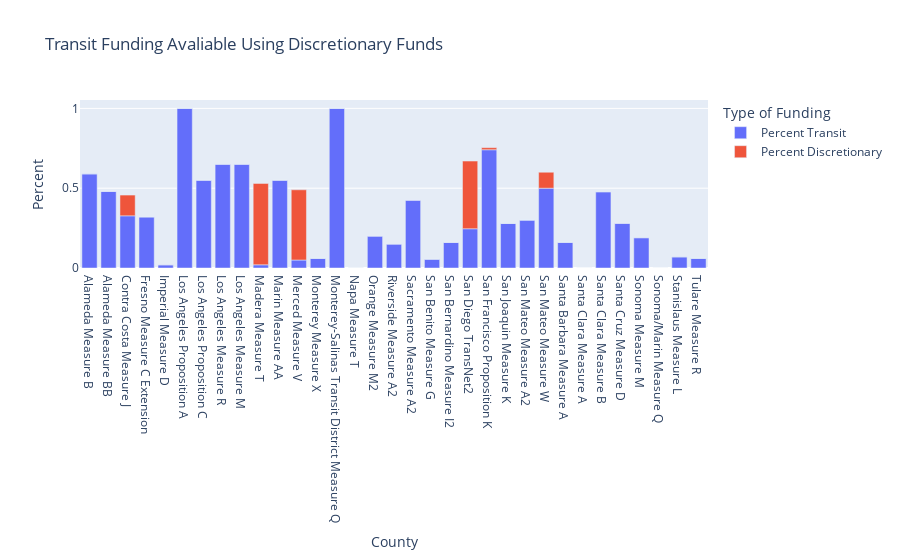

Here is the notebook cell this chart was saved with:
### Code cell
px.bar(disc_transit,
      x='County_LOST',
      y=["Percent Transit","Percent Discretionary"],
       labels={"County_LOST": "County",
               "value":"Percent",
               "variable":"Type of Funding"},
      title='Transit Funding Avaliable Using Discretionary Funds')

### Figure 1 — Plotly figure (JSON) as saved in the notebook; plotly's stock layout.template omitted (floating-point values rounded to 4 significant figures)
{"data": [{"alignmentgroup": "True", "hovertemplate": "Type of Funding=Percent Transit<br>County=%{x}<br>Percent=%{y}<extra></extra>", "legendgroup": "Percent Transit", "marker": {"color": "#636efa"}, "name": "Percent Transit", "offsetgroup": "Percent Transit", "orientation": "v", "showlegend": true, "textposition": "auto", "type": "bar", "x": ["Alameda Measure B", "Alameda Measure BB", "Contra Costa Measure J", "Fresno Measure C Extension", "Imperial Measure D", "Los Angeles Proposition A", "Los Angeles Proposition C", "Los Angeles Measure R", "Los Angeles Measure M", "Madera Measure T", "Marin Measure AA", "Merced Measure V", "Monterey Measure X", "Monterey-Salinas Transit District Measure Q", "Napa Measure T", "Orange Measure M2", "Riverside Measure A2", "Sacramento Measure A2", "San Benito Measure G", "San Bernardino Measure I2", "San Diego TransNet2", "San Francisco Proposition K", "San Joaquin Measure K", "San Mateo Measure A2", "San Mateo Measure W", "Santa Barbara Measure A", "Santa Clara Measure A", "Santa Clara Measure B", "Santa Clara Measure B", "Santa Cruz Measure D", "Sonoma Measure M", "Sonoma/Marin Measure Q", "Stanislaus Measure L", "Tulare Measure R"], "xaxis": "x", "y": [0.59, 0.48, 0.327, 0.32, 0.02, 1, 0.55, 0.65, 0.65, 0.02, 0.55, 0.05, 0.06, 1, 0, 0.2, 0.15, 0.425, 0.055, 0.16, 0.246, 0.741, 0.279, 0.3, 0.5, 0.1603, null, null, 0.4784, 0.28, 0.19, null, 0.07, 0.06], "yaxis": "y"}, {"alignmentgroup": "True", "hovertemplate": "Type of Funding=Percent Discretionary<br>County=%{x}<br>Percent=%{y}<extra></extra>", "legendgroup": "Percent Discretionary", "marker": {"color": "#EF553B"}, "name": "Percent Discretionary", "offsetgroup": "Percent Discretionary", "orientation": "v", "showlegend": true, "textposition": "auto", "type": "bar", "x": ["Alameda Measure B", "Alameda Measure BB", "Contra Costa Measure J", "Fresno Measure C Extension", "Imperial Measure D", "Los Angeles Proposition A", "Los Angeles Proposition C", "Los Angeles Measure R", "Los Angeles Measure M", "Madera Measure T", "Marin Measure AA", "Merced Measure V", "Monterey Measure X", "Monterey-Salinas Transit District Measure Q", "Napa Measure T", "Orange Measure M2", "Riverside Measure A2", "Sacramento Measure A2", "San Benito Measure G", "San Bernardino Measure I2", "San Diego TransNet2", "San Francisco Proposition K", "San Joaquin Measure K", "San Mateo Measure A2", "San Mateo Measure W", "Santa Barbara Measure A", "Santa Clara Measure A", "Santa Clara Measure B", "Santa Clara Measure B", "Santa Cruz Measure D", "Sonoma Measure M", "Sonoma/Marin Measure Q", "Stanislaus Measure L", "Tulare Measure R"], "xaxis": "x", "y": [0, 0, 0.13, 0, 0, 0, 0, 0, 0, 0.51, 0, 0.44, 0, 0, 0, 0, 0, 0, 0, 0, 0.424, 0.013, 0, 0, 0.1, 0, 0, 0, 0, 0, 0, 0, 0, 0], "yaxis": "y"}], "layout": {"autosize": true, "barmode": "relative", "legend": {"title": {"text": "Type of Funding"}, "tracegroupgap": 0}, "title": {"text": "Transit Funding Avaliable Using Discretionary Funds"}, "xaxis": {"anchor": "y", "autorange": true, "domain": [0, 1], "range": [-0.5, 32.5], "title": {"text": "County"}, "type": "category"}, "yaxis": {"anchor": "x", "autorange": true, "domain": [0, 1], "range": [0, 1.053], "title": {"text": "Percent"}, "type": "linear"}}}
